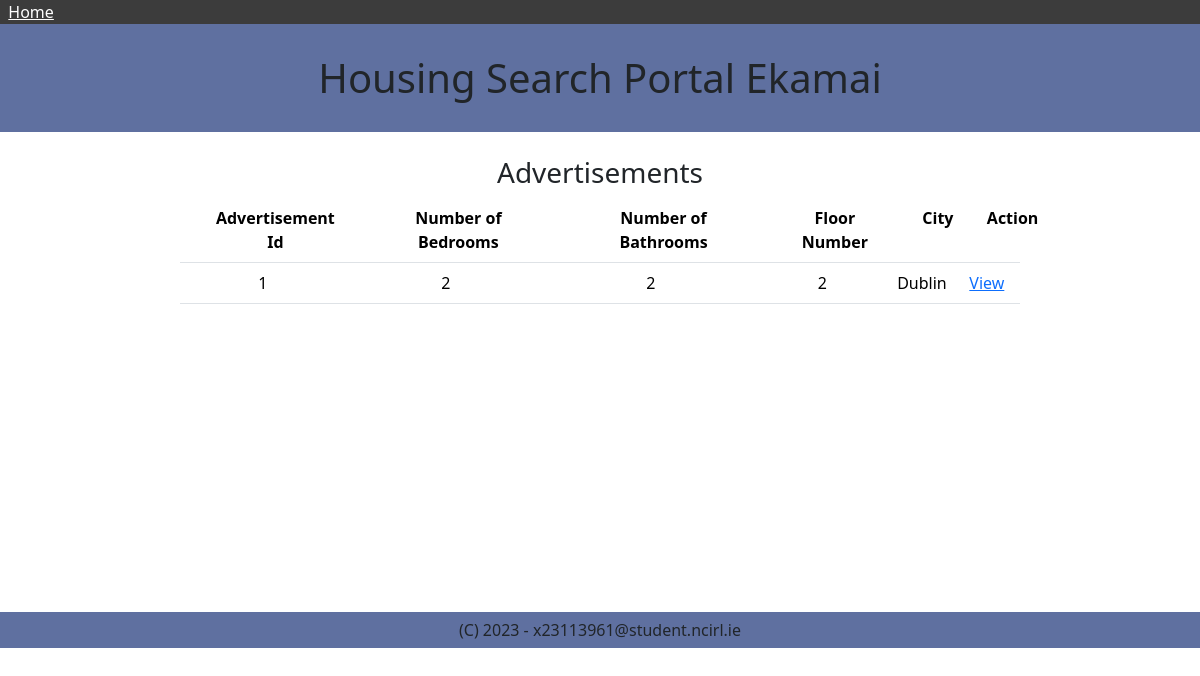
Page /houseadvertisements on the earlier database version.
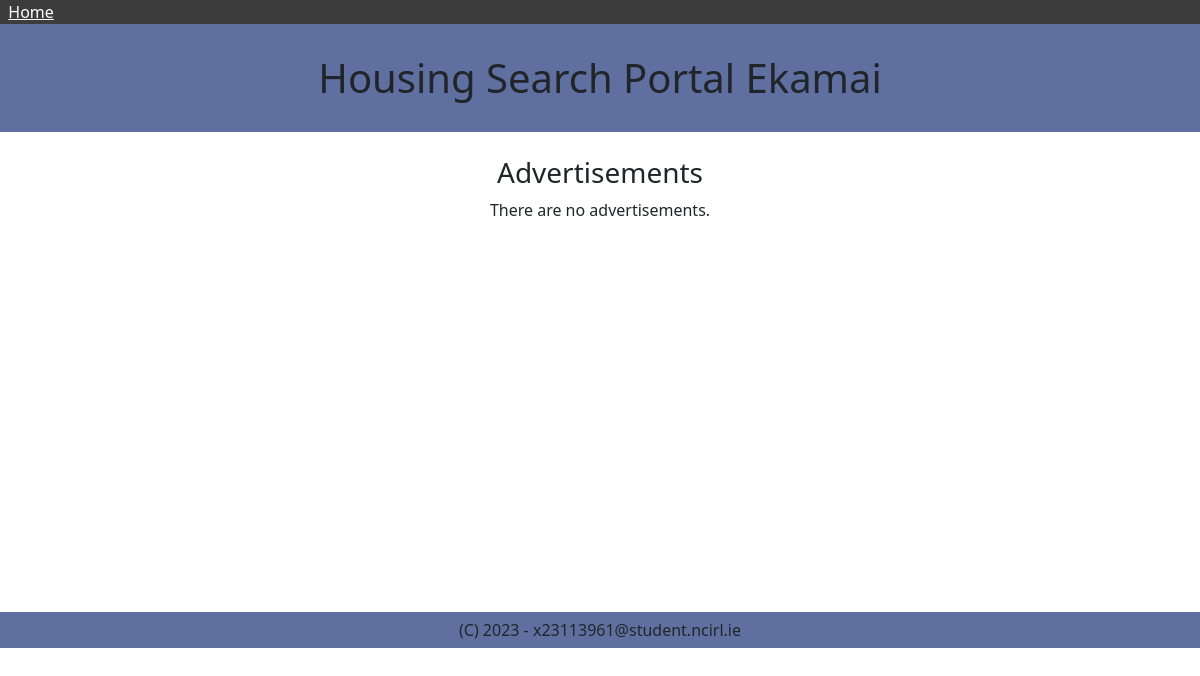
Same page on the later database version.
### housingapp/models.py (models this page shows)
class HouseAdvertisement(models.Model):
    number_of_bedroom = models.IntegerField()
    number_of_bathroom = models.IntegerField()
    floor_number = models.IntegerField()
    nearby_utilities_landmarks = models.CharField(max_length=500)
    user = models.ForeignKey(User,on_delete=models.CASCADE)
    city = models.ForeignKey(City,on_delete=models.CASCADE)
    advertisement_visibility = models.IntegerField(choices=advertisement_visibility)

class City(models.Model):
    name = models.CharField(max_length=100)
    def __str__(self):
        return self.name

### housingapp/views.py (the view)
# urls.py: path('houseadvertisements', views.houseadvertisements, name='houseadvertisements'),
def houseadvertisements(request):
    houseadvertisements = HouseAdvertisement.objects.filter(advertisement_visibility=1).order_by('-id')[:]
    context = {'houseadvertisements': houseadvertisements}
    return render(request, 'housingapp/houseadvertisements.html', context)

### housingapp/templates/housingapp/houseadvertisements.html (shortened to what this page needs)
{% extends "housingapp/base_generic.html" %}
{% block content %}
    <div class="center-div">
        {% if are_my_houseadvertisements %}
            <h3>My Advertisements</h3>
        {% else %}
            <h3>Advertisements</h3>
        {% endif %}
        <div class="left-manner-div">
            {% if houseadvertisements %}
                <table class="table">
                    <tr>
                        <th>Advertisement Id</th>
                        <th>Number of Bedrooms</th>
                        <th>Number of Bathrooms</th>
                        <th>Floor Number</th>
                        <th>City</th>
                        <th>Action</th>
                    </tr>
                {% for houseadvertisement in houseadvertisements %}
                    <tr>
                        <td>{{ houseadvertisement.id }}</td>
                        <td>{{ houseadvertisement.number_of_bedroom }}</td>
                        <td>{{ houseadvertisement.number_of_bathroom }}</td>
                        <td>{{ houseadvertisement.floor_number }}</td>
                        <td>{{ houseadvertisement.city }}</td>
                        <td>
                            {% if are_my_houseadvertisements %}
                                <a href="{% url 'housingapp:houseadvertisement_existing' houseadvertisement.id %}">Edit</a>
                                &nbsp;|&nbsp;
                                <a href="{% url 'housingapp:houseadvertisement_delete' houseadvertisement.id %}">Delete</a>
                            {% else %}
                                <a href="{% url 'housingapp:houseadvertisement_view' houseadvertisement.id %}">View</a>
                            {% endif %}
                        </td>
                    </tr>
                {% endfor %}
                </table>
            {% else %}
                <p>There are no advertisements.</p>
            {% endif %}
        </div>
    </div>
{% endblock content %}

Differences in the rows shown:
no longer on this page (row edited): HouseAdvertisement: id "1", number_of_bedroom "2", number_of_bathroom "2", floor_number "2", city "Dublin"
Other differences:
text no longer shown: "Advertisement Id Number of Bedrooms Number of Bathrooms Floor Number City Action"
text now shown: "There are no advertisements."
